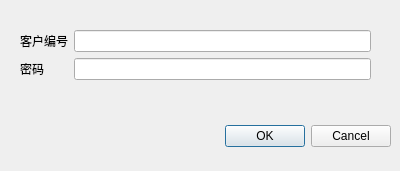
<?xml version="1.0" encoding="UTF-8"?>
<ui version="4.0">
 <class>LoginDialog</class>
 <widget class="QDialog" name="LoginDialog">
  <property name="geometry">
   <rect>
    <x>0</x>
    <y>0</y>
    <width>400</width>
    <height>171</height>
   </rect>
  </property>
  <property name="windowTitle">
   <string>客户登录</string>
  </property>
  <widget class="QDialogButtonBox" name="buttonBox">
   <property name="geometry">
    <rect>
     <x>50</x>
     <y>120</y>
     <width>341</width>
     <height>32</height>
    </rect>
   </property>
   <property name="orientation">
    <enum>Qt::Horizontal</enum>
   </property>
   <property name="standardButtons">
    <set>QDialogButtonBox::Cancel|QDialogButtonBox::Ok</set>
   </property>
  </widget>
  <widget class="QWidget" name="formLayoutWidget">
   <property name="geometry">
    <rect>
     <x>20</x>
     <y>30</y>
     <width>351</width>
     <height>71</height>
    </rect>
   </property>
   <layout class="QFormLayout" name="formLayout">
    <item row="0" column="0">
     <widget class="QLabel" name="clientIDLabel">
      <property name="text">
       <string>客户编号</string>
      </property>
     </widget>
    </item>
    <item row="0" column="1">
     <widget class="QLineEdit" name="clientIDLineEdit"/>
    </item>
    <item row="1" column="0">
     <widget class="QLabel" name="passwordLabel">
      <property name="text">
       <string>密码</string>
      </property>
     </widget>
    </item>
    <item row="1" column="1">
     <widget class="QLineEdit" name="passwordLineEdit">
      <property name="echoMode">
       <enum>QLineEdit::Password</enum>
      </property>
     </widget>
    </item>
   </layout>
  </widget>
 </widget>
 <resources/>
 <connections>
  <connection>
   <sender>buttonBox</sender>
   <signal>accepted()</signal>
   <receiver>LoginDialog</receiver>
   <slot>accept()</slot>
   <hints>
    <hint type="sourcelabel">
     <x>248</x>
     <y>254</y>
    </hint>
    <hint type="destinationlabel">
     <x>157</x>
     <y>274</y>
    </hint>
   </hints>
  </connection>
  <connection>
   <sender>buttonBox</sender>
   <signal>rejected()</signal>
   <receiver>LoginDialog</receiver>
   <slot>reject()</slot>
   <hints>
    <hint type="sourcelabel">
     <x>316</x>
     <y>260</y>
    </hint>
    <hint type="destinationlabel">
     <x>286</x>
     <y>274</y>
    </hint>
   </hints>
  </connection>
 </connections>
</ui>
